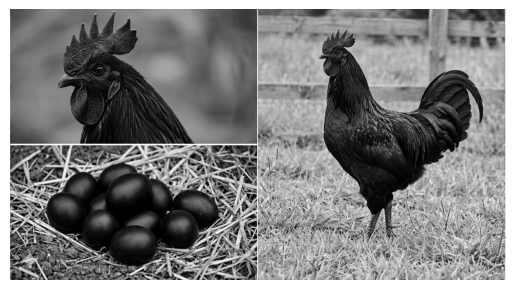
#> input picture the_black_chicken.png, 515 x 290 px
$ python e13.py
#> lines starting #> are read from the running program, lines starting #| are printed output that depends on the picture
#Voltear una imagen en escala gris.

import numpy as np
from PIL import Image
import matplotlib.pyplot as plt
from google.colab import files

# 1. Cargar la imagen original con Pillow
imagen_original = Image.open('the_black_chicken.png')
#> imagen_original is the input picture: PIL image 515x290 RGBA; mean R, G, B, A 126.7, 126.7, 126.7, 255

# 2. Convertir a escala de grises ('L') usando Pillow
imagen_gris_pil = imagen_original.convert('L')

# 3. Convertir a Array de NumPy para poder manipularla (opcional pero pedido)
array_gris = np.array(imagen_gris_pil)

filas=len(array_gris)
#> filas = 290
columnas=len(array_gris[0])
#> columnas = 515
# 4. Voltear la imagen horizontalmente (efecto espejo) usando NumPy
for i in range(filas):
    for j in range(columnas // 2):
        # Guardamos el píxel izquierdo en una variable auxiliar
        aux = array_gris[i][j]

        indice_derecho = columnas - 1 - j

        # Intercambio los valores de los píxeles
        array_gris[i][j] = array_gris[i][indice_derecho]
        array_gris[i][indice_derecho] = aux
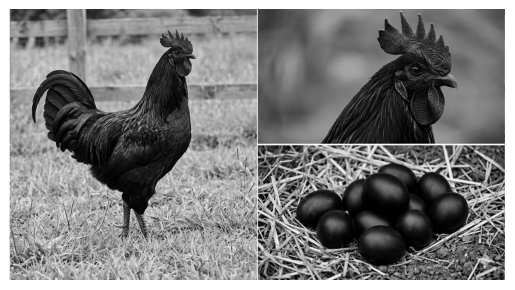
#> array_gris: shape (290, 515); min 0, max 255, mean 126.7
# 5. Convertir el array de NumPy invertido de vuelta a objeto de Pillow
imagen_final = Image.fromarray(array_gris)

# 6. Guardar el archivo final
nombre_salida = 'the_black_chicken.png'
imagen_final.save(nombre_salida)

# 7. Mostrar el resultado en la celda de Colab con Matplotlib
plt.imshow(imagen_final, cmap='gray')
plt.axis('off')  # Oculta los ejes numéricos
plt.show()

# 8. Descarga automática a tu computadora
#files.download(nombre_salida)

$ run again, with pollo_quispe.jpg saved as the_black_chicken.png
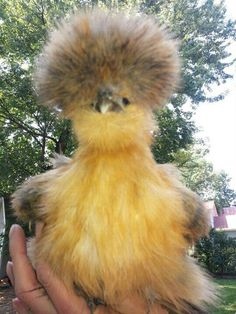
#> input picture pollo_quispe.jpg, 236 x 314 px
#> imagen_original is the input picture: PIL image 236x314 RGB; mean R, G, B 156, 142.3, 109.6
#> `imagen_gris_pil = imagen_original.convert('L')`:
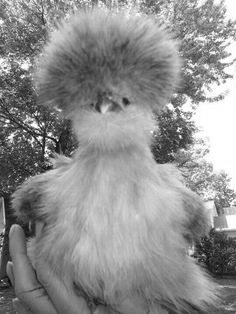
#> imagen_gris_pil: PIL image 236x314 L; min 4, max 255, mean 142.7
#> filas = 314
#> columnas = 236
#> after the loop `for i in range(filas):`:
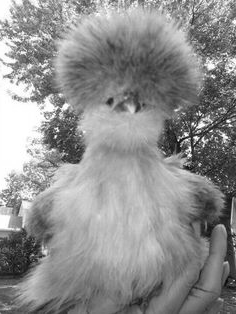
#> array_gris: shape (314, 236); min 4, max 255, mean 142.7

$ run again, with pollo_rapado.jpg saved as the_black_chicken.png
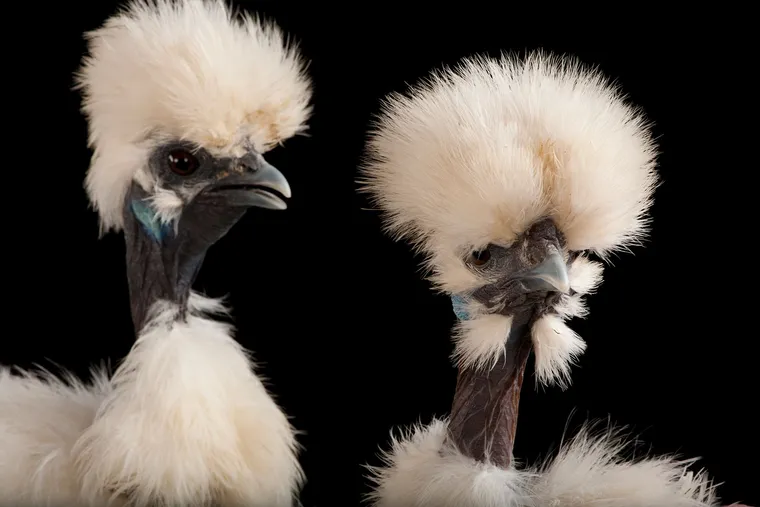
#> input picture pollo_rapado.jpg, 760 x 507 px
#> imagen_original is the input picture: PIL image 760x507 RGB; mean R, G, B 80.6, 73.6, 67.1
#> `imagen_gris_pil = imagen_original.convert('L')`:
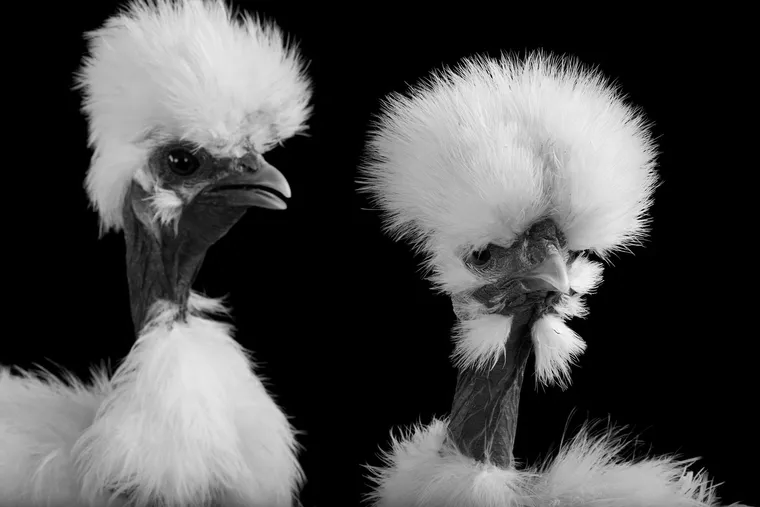
#> imagen_gris_pil: PIL image 760x507 L; min 0, max 251, mean 75
#> filas = 507
#> columnas = 760
#> after the loop `for i in range(filas):`:
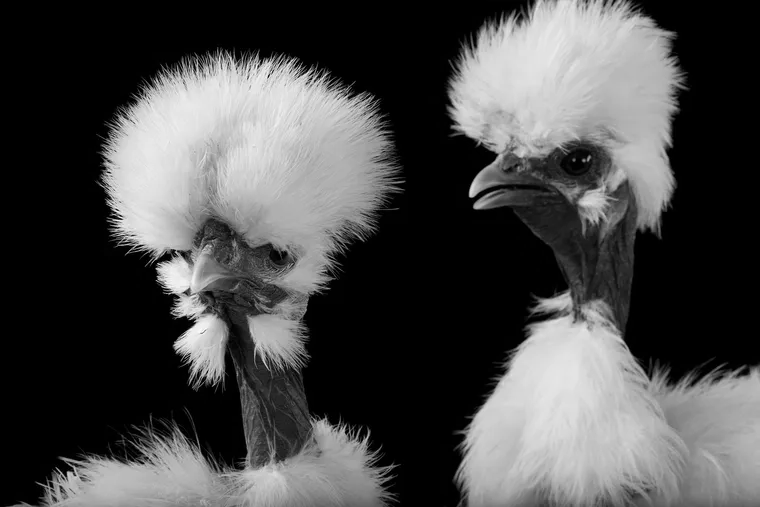
#> array_gris: shape (507, 760); min 0, max 251, mean 75
